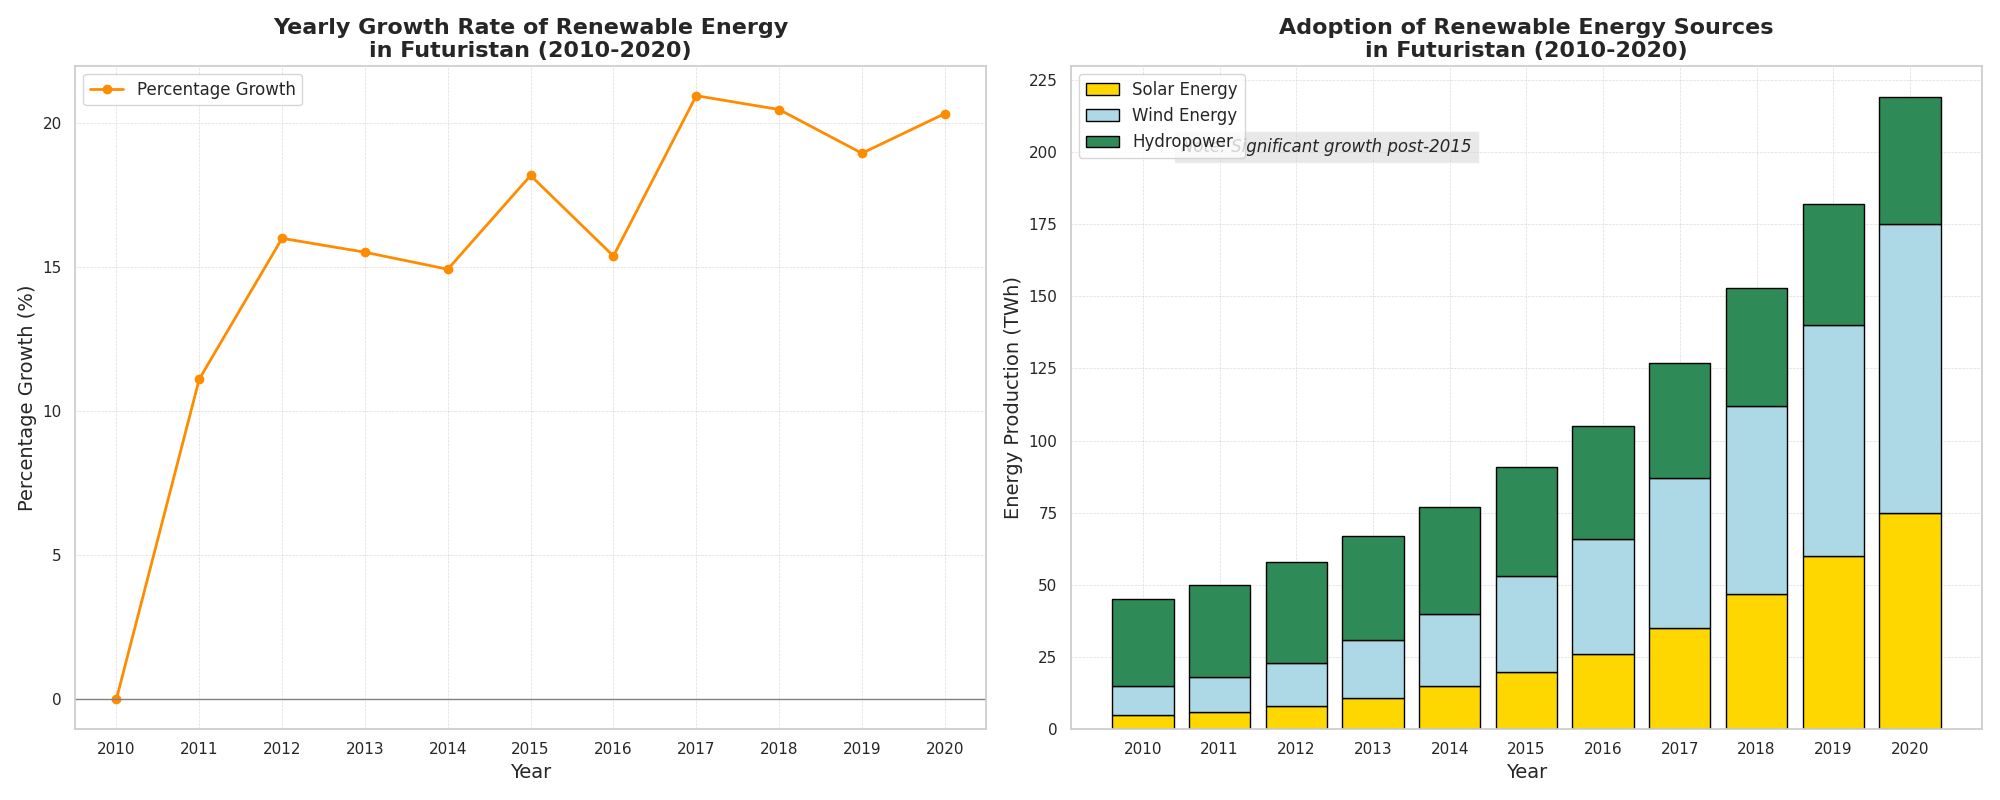

Reproduce this figure in Python.
import matplotlib.pyplot as plt
import numpy as np

years = np.arange(2010, 2021)
solar_energy = np.array([5, 6, 8, 11, 15, 20, 26, 35, 47, 60, 75])
wind_energy = np.array([10, 12, 15, 20, 25, 33, 40, 52, 65, 80, 100])
hydropower_energy = np.array([30, 32, 35, 36, 37, 38, 39, 40, 41, 42, 44])
cumulative_energy = solar_energy + wind_energy + hydropower_energy
percentage_growth = np.zeros(len(years))
percentage_growth[1:] = 100 * (cumulative_energy[1:] - cumulative_energy[:-1]) / cumulative_energy[:-1]

fig, axs = plt.subplots(1, 2, figsize=(20, 8))

# First subplot: Line plot for percentage growth
axs[0].plot(years, percentage_growth, marker='o', color='darkorange', linewidth=2, label='Percentage Growth')
axs[0].set_title('Yearly Growth Rate of Renewable Energy\nin Futuristan (2010-2020)', fontsize=16, fontweight='bold')
axs[0].set_xlabel('Year', fontsize=14)
axs[0].set_ylabel('Percentage Growth (%)', fontsize=14)
axs[0].set_xticks(years)
axs[0].axhline(0, color='grey', linewidth=1)
axs[0].grid(True, which='both', linestyle='--', linewidth=0.5, alpha=0.7)
axs[0].legend(loc='upper left', fontsize=12)

# Second subplot: Stacked bar chart
axs[1].bar(years, solar_energy, label='Solar Energy', color='gold', edgecolor='black')
axs[1].bar(years, wind_energy, bottom=solar_energy, label='Wind Energy', color='lightblue', edgecolor='black')
axs[1].bar(years, hydropower_energy, bottom=solar_energy + wind_energy, label='Hydropower', color='seagreen', edgecolor='black')
axs[1].set_title('Adoption of Renewable Energy Sources\nin Futuristan (2010-2020)', fontsize=16, fontweight='bold')
axs[1].set_xlabel('Year', fontsize=14)
axs[1].set_ylabel('Energy Production (TWh)', fontsize=14)
axs[1].set_xticks(years)
axs[1].set_yticks(np.arange(0, 250, 25))
axs[1].legend(loc='upper left', fontsize=12)
axs[1].text(2010.5, 200, 'Note: Significant growth post-2015', fontsize=12, style='italic',
            bbox={'facecolor': 'lightgray', 'alpha': 0.5, 'pad': 5})
axs[1].grid(True, which='both', linestyle='--', linewidth=0.5, alpha=0.7)

plt.tight_layout()
plt.show()
